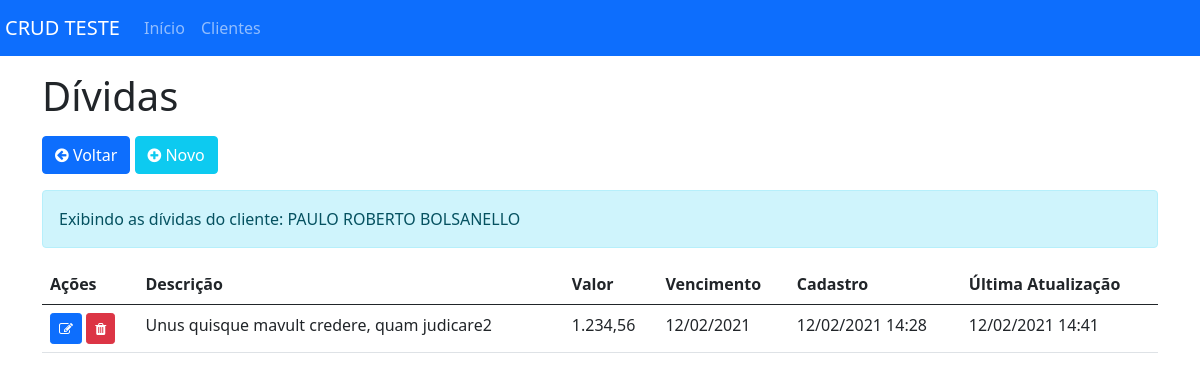
Page /dividas/cliente/27 on the committed database.
### tables this page shows
CREATE TABLE `clientes` (
  `id` int(11) NOT NULL,
  `nome` varchar(250) NOT NULL,
  `cpfcnpj` varchar(15) NOT NULL,
  `data_nascimento` date NOT NULL,
  `email` varchar(250) NOT NULL,
  `telefone` varchar(15) NOT NULL,
  `endereco` varchar(250) NOT NULL,
  `numero` varchar(255) NOT NULL,
  `bairro` varchar(255) NOT NULL,
  `cep` varchar(10) NOT NULL,
  `cidade` varchar(250) NOT NULL,
  `estado` varchar(2) NOT NULL,
  `created` datetime DEFAULT NULL,
  `updated` datetime DEFAULT NULL,
  `deleted` datetime DEFAULT NULL
);

CREATE TABLE `dividas` (
  `id` int(11) NOT NULL,
  `id_cliente` int(11) NOT NULL,
  `descricao` varchar(255) NOT NULL,
  `valor` float(10,2) NOT NULL,
  `vencimento` date NOT NULL,
  `created` datetime DEFAULT NULL,
  `updated` datetime DEFAULT NULL,
  `deleted` datetime DEFAULT NULL
);

### Classes/url.php (called while the page is built, shortened)
<?php
class Url
{
    private static $baseUrl = null;
    public static function getBase()
    {
        if( self::$baseUrl != null )
            return self::$baseUrl;
        $startUrl = strlen( $_SERVER["DOCUMENT_ROOT"] );
        $excludeUrl = substr( $_SERVER["SCRIPT_FILENAME"], $startUrl, -9 );
        if( $excludeUrl[0] == "/" )
            self::$baseUrl = $excludeUrl;
        else
            self::$baseUrl = "/" . $excludeUrl;
        return self::$baseUrl;
    }
}
?>

### Classes/Cliente.php (called while the page is built, shortened)
<?php
class Cliente{
    private $table = "clientes";
    public function show($id){
        try {
            $conexao = Database::conexao();
            $stmt = $conexao->prepare("SELECT * FROM ".$this->table." WHERE id = ".$id);
            if ($stmt->execute()) {
                while ($result = $stmt->fetch(PDO::FETCH_OBJ)) {
                    $data = array(
                                    "id" => $result->id,
                                    "nome" => $result->nome,
                                    "cpfcnpj" => $result->cpfcnpj,
                                    "data_nascimento" => $result->data_nascimento,
                                    "email" => $result->email,
                                    "telefone" => $result->telefone,
                                    "endereco" => $result->endereco,
                                    "numero" => $result->numero,
                                    "bairro" => $result->bairro,
                                    "cep" => $result->cep,
                                    "cidade" => $result->cidade,
                                    "estado" => $result->estado,
                                    "created" => $result->created,
                                    "updated" => $result->updated,
                                    "deleted" => $result->deleted,
                                );
                }
                return $data;
            } else {
                echo "Erro: Não foi possível recuperar os dados do banco de dados";
            }
        } catch (PDOException $erro) {
            echo "Erro: ".$erro->getMessage();
        }
    }
    public static function loadObject($id){
        $objeto = new $classe;
        return (object)$objeto->show($id);
    }
}

### Classes/Divida.php (called while the page is built, shortened)
<?php
class Divida{
    private $table = "dividas";
    public function fetchAll($id){
        try {
            $conexao = Database::conexao();
            $stmt = $conexao->prepare("SELECT * FROM ".$this->table." WHERE id_cliente = ".$id." and  deleted IS NULL");
            $data = [];
            if ($stmt->execute()) {
                while ($result = $stmt->fetch(PDO::FETCH_OBJ)) {
                    $data[] = array(
                                    "id" => $result->id,
                                    "id_cliente" => $result->id_cliente,
                                    "descricao" => $result->descricao,
                                    "valor" => $result->valor,
                                    "vencimento" => $result->vencimento,
                                    "created" => $result->created,
                                    "updated" => $result->updated,
                                    "deleted" => $result->deleted
                                );
                }
                return $data;
            }else{
                echo "Erro: Não foi possível recuperar os dados do banco de dados";
            }
        } catch (PDOException $erro) {
            echo "Erro: ".$erro->getMessage();
        }
    }
}

### Helpers/Common.php (called while the page is built, shortened)
<?php
class Common {
    public static function parseMoney($valor, $precision=2) {
        $valor = str_replace(",",".",$valor);
        return number_format($valor,$precision,",",".");
    }
}

### Helpers/Data.php (called while the page is built, shortened)
<?php
class Data {
    public static function getFormat($data, $formato, $lang = 'PT') {
        if (self::isValid($data)) {
            $regex2 = '/^([0-9]{4})-([0-9]{2})-([0-9]{2})/';
            $arrDate = array(
                'h' => 0,
                'i' => 0,
                's' => 0,
                'd' => 0,
                'm' => 0,
                'y' => 0,
            );
            $pData = explode(" ", $data);
            if (preg_match($regex2, $data)) {
                list($arrDate['y'], $arrDate['m'], $arrDate['d']) = explode('-', $pData[0]);
            } else {
                list($arrDate['d'], $arrDate['m'], $arrDate['y']) = explode('/', $pData[0]);
            }
            if (isset($pData[1])) {
                list($arrDate['h'], $arrDate['i'], $arrDate['s']) = explode(':', $pData[1]);
            }
            $mkDate = mktime($arrDate['h'], $arrDate['i'], $arrDate['s'], $arrDate['m'], $arrDate['d'], $arrDate['y']);
            if (strtolower($formato) == 'extenso') {
                $result = $arrDate['d'] . ' de ' . self::getNomeMes($arrDate['m'], $lang) . ' de ' . $arrDate['y'];
            } elseif (strtolower($formato) == 'completa') {
                $replacement = ($lang != 'EN' ? "%s, %s de %s de %s" : '%s, %s %s %s');
                $result = sprintf($replacement, self::getNomeDiaSemana(date("w", $mkDate), $lang), $arrDate['d'], self::getNomeMes($arrDate['m'], $lang), $arrDate['y']
                );
            } else {
                $result = date($formato, $mkDate);
            }
            return $result;
        } else {
            return 'Invalid date.';
        }
    }
    public static function isValid($data) {
        $regex1 = '/^([0-9]{2})\/([0-9]{2})\/([0-9]{4})/';
        $regex2 = '/^([0-9]{4})-([0-9]{2})-([0-9]{2})/';
        $arrDate = array(
            'h' => 0,
            'i' => 0,
            's' => 0,
            'd' => 0,
            'm' => 0,
            'y' => 0,
        );
        $pData = explode(" ", $data);
        $test1 = @preg_match($regex1, $data);
        $test2 = @preg_match($regex2, $data);
        if ($test2) {
            list($arrDate['y'], $arrDate['m'], $arrDate['d']) = explode('-', $pData[0]);
        } elseif ($test1) {
            list($arrDate['d'], $arrDate['m'], $arrDate['y']) = explode('/', $pData[0]);
        } else {
            return false;
        }
        return checkdate($arrDate['m'], $arrDate['d'], $arrDate['y']);
    }
}

### modulos/dividas.php (the view, shortened to what this page needs)
<?php
$divida = new Divida();
?>
<h1 class="mb-3">Dívidas</h1>
<a href="<?php echo URL::getBase(); ?>/clientes" class="btn btn-primary mb-3 float-right">  <i class="fa fa-arrow-circle-left"></i> Voltar</a>
<a href="#" class="btn btn-info mb-3 float-right text-white"  data-toggle="modal" data-target="#staticBackdrop">  <i class="fa fa-plus-circle"></i> Novo</a>
<?php
    $id = Url::getURL( 2 );
    $nomeCliente = Cliente::loadObject($id)->nome;
    echo "<div class='alert alert-info'>Exibindo as dívidas do cliente: ".$nomeCliente."</div>";
    if(count($divida->fetchAll($id)) != 0){
?>
<table class="table">
  <thead>
    <tr>
      <th scope="col">Ações</th>
      <th scope="col">Descrição</th>
      <th scope="col">Valor</th>
      <th scope="col">Vencimento</th>
      <th scope="col">Cadastro</th>
      <th scope="col">Última Atualização</th>
    </tr>
  </thead>
  <tbody>
    <?php
        foreach($divida->fetchAll($id) as $divida){
    ?>
        <tr>
            <th>
                <button type="button" onclick="carregadivida(<?php echo $divida['id']; ?>)" class="btn btn-sm btn-primary" alt="Editar"><i class="fa fa-edit"></i></button>
                <button type="button" onclick="excluirdivida(<?php echo $divida['id']; ?>)" class="btn btn-sm btn-danger" alt="Excluir"><i class="fa fa-trash"></i></button>
            </th>
            <td><?php echo $divida['descricao'];?></td>
            <td><?php echo Common::parseMoney($divida['valor']);?></td>
            <td><?php echo Data::getFormat($divida['vencimento'], 'd/m/Y');?></td>
            <td><?php echo Data::getFormat($divida['created'], 'd/m/Y H:i');?></td>
            <td><?php if($divida['updated']!=''){echo Data::getFormat($divida['updated'], 'd/m/Y H:i'); }else{echo "-";}?></td>
        </tr>
    <?php }
    ?>
  </tbody>
</table>
<?php }else{ ?>
    <?php echo '<div class="alert alert-warning" role="alert">
                Não há registros para serem exibidos
                </div>'; ?>
<?php } ?>

### rows in the picture
clientes: nome "PAULO ROBERTO BOLSANELLO"
dividas: descricao "Unus quisque mavult credere, quam judicare2", valor "1.234,56", vencimento "12/02/2021", created "12/02/2021 14:28", updated "12/02/2021 14:41"
